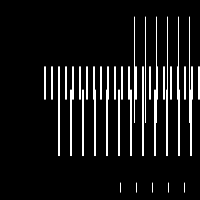
Frame 1 (no input)
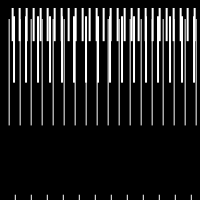
Frame 60 (the mouse pressed at the canvas centre just before this capture)
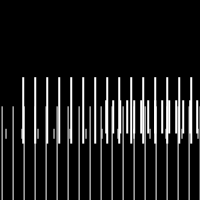
Frame 120 (the mouse held since frame 60 and released just before this capture)

The Processing sketch that drew these frames (run headless with seeded random() and noise(); from frame 60 on, the mouse is pressed at the canvas centre):

// Processing sketch: Objects
// ── Objects.pde
/**
 * Objects
 * by hbarragan
 * 
 * Move the cursor across the image to change the speed and positions
 * of the geometry. The class MRect defines a group of lines.
 * 
 * Created 11 October 2002
 * Updated 14 June 2006
 */

MRect r1, r2, r3, r4;
 
void setup()
{
  size(200, 200);
  fill(255);
  noStroke();
  r1 = new MRect(1, 134.0, 0.532, 0.083*height, 10.0, 60.0);
  r2 = new MRect(2, 44.0, 0.166, 0.332*height, 5.0, 50.0);
  r3 = new MRect(2, 58.0, 0.332, 0.4482*height, 10.0, 35.0);
  r4 = new MRect(1, 120.0, 0.0498, 0.913*height, 15.0, 60.0);
}
 
void draw()
{
  background(0);
  
  r1.display();
  r2.display();
  r3.display();
  r4.display();
 
  r1.moveToX(mouseX-(width/2), 30);
  r2.moveToX((mouseX+(width*0.05))%width, 20);
  r3.moveToX(mouseX/4, 40);
  r4.moveToX(mouseX-(width/2), 50);
 
  r1.moveToY(mouseY+(height*0.1), 30);
  r2.moveToY(mouseY+(height*0.025), 20);
  r3.moveToY(mouseY-(height*0.025), 40);
  r4.moveToY((height-mouseY), 50);
}
 
class MRect 
{
  int w; // single bar width
  float xpos; // rect xposition
  float h; // rect height
  float ypos ; // rect yposition
  float d; // single bar distance
  float t; // number of bars
 
  MRect(int iw, float ixp, float ih, float iyp, float id, float it) {
    w = iw;
    xpos = ixp;
    h = ih;
    ypos = iyp;
    d = id;
    t = it;
  }
 
  void moveToY (float posY, float damping) {
    float dif = ypos - posY;
    if (abs(dif) > 1) {
      ypos -= dif/damping;
    }
  }
 
  void moveToX (float posX, float damping) {
    float dif = xpos - posX;
    if (abs(dif) > 1) {
      xpos -= dif/damping;
    }
  }
 
  void display() {
    for (int i=0; i<t; i++) {
      rect(xpos+(i*(d+w)), ypos, w, height*h);
    }
  }
}
